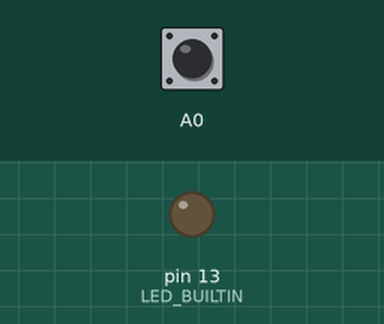
Recording of a sketch running on a simulated Arduino Uno, built with avr-gcc and run on an emulated ATmega328P. Parts: output pins drawn as LEDs (lit = HIGH). The inputs (shaded band) are chosen by the test bench; at power-on: A0 HIGH.

Above: at 1.2 s.
1.3 s: A0 pulled LOW for 0.15 s
At 1.37 s:
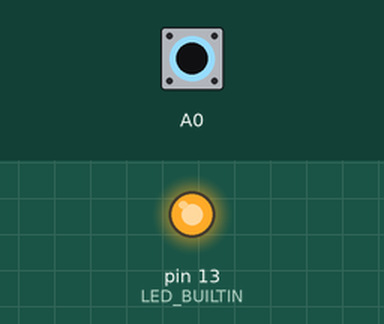
2.9 s: A0 pulled LOW for 3.2 s
At 7.1 s:
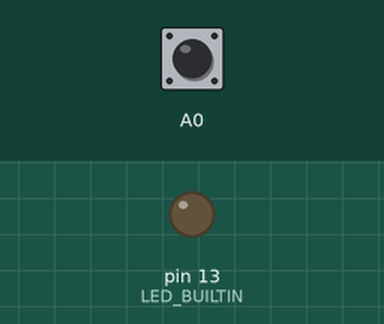
Timing chart, 0 to 8.6 s (numbered marks = the images above; inputs shaded):
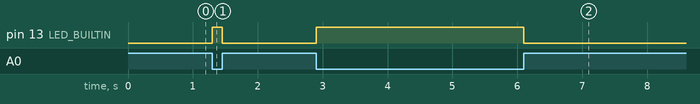

The sketch:

KlaksonPullupSimple.ino
```cpp
void setup() {
  // put your setup code here, to run once:
  pinMode(LED_BUILTIN, OUTPUT);
  pinMode(A0, INPUT_PULLUP);
}

void loop() {
  // put your main code here, to run repeatedly:
  if(digitalRead(A0) == LOW){
    //Pressed Button
    digitalWrite(LED_BUILTIN, HIGH);
  } else if(digitalRead(A0) == HIGH){
    //depressed button
    digitalWrite(LED_BUILTIN, LOW);
  }
}
```

Measured:
- after the input at 1.3 s, pin 13 (LED_BUILTIN): LOW → HIGH at once, → LOW 0.15 s later
- after the input at 2.9 s, pin 13 (LED_BUILTIN): LOW → HIGH at once, → LOW 3.2 s later
